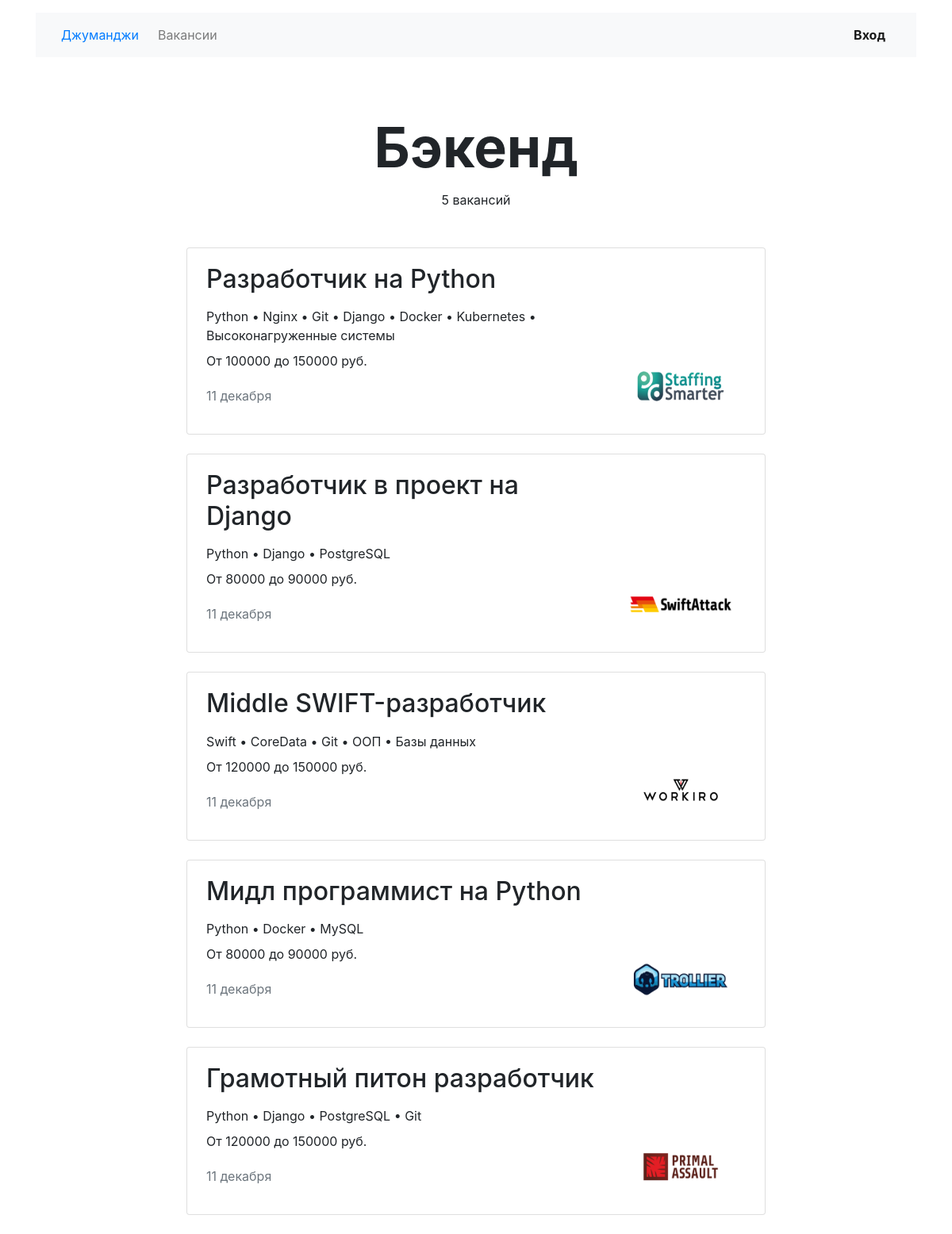
Page /vacancies/ on the committed database.
### vc/models.py (models this page shows)
class Vacancy(models.Model):
    id = models.AutoField(primary_key=True)
    title = models.CharField(max_length=60)
    specialty = models.ForeignKey(Specialty, on_delete=models.CASCADE, related_name='vacancies')
    company = models.ForeignKey(Company, on_delete=models.CASCADE, related_name='vacancies')
    skills = models.CharField(max_length=60)
    description = models.TextField()
    salary_min = models.PositiveIntegerField()
    salary_max = models.PositiveIntegerField()
    published_at = models.DateTimeField()

class Company(models.Model):
    id = models.AutoField(primary_key=True)
    location = models.CharField(max_length=60)
    title = models.CharField(max_length=60)
    logo = models.URLField(default='https://place-hold.it/100x60')
    description = models.TextField()
    employee_count = models.PositiveIntegerField()

### vc/views.py (the view)
# urls.py: path('vacancies/', VacanciesView.as_view()),
class VacanciesView(TemplateView):
    template_name = "vacancies.html"
    def get_context_data(self, **kwargs):
        context = super().get_context_data(**kwargs)
        context["vacancies"] = self._vacancies
        return context
    @property
    def _vacancies(self):
        return Vacancy.objects.all()

### vc/templatetags/filters.py (called while the page is built)
@register.filter
@stringfilter
def comma_to_dot(value):
    return value.replace(",", " • ")

### templates/vacancies.html
{% extends 'base.html' %}
{% block content %}
  <main class="container mt-3">
    <section>
      <h1 class="h1 text-center mx-auto mt-4 pt-5" style="font-size: 70px;"><strong>Бэкенд</strong></h1>
      <p class="text-center pt-1">{{ vacancies.count }} вакансий</p>
      <div class="row mt-5">
        {% load filters %}
        {% for vacancy in vacancies %}
        <div class="col-12 col-lg-8 offset-lg-2 m-auto">
          <div class="card mb-4">
            <div class="card-body px-4">
              <div class="row">
                <div class="col-12 col-md-8 col-lg-9">
                  <h2 class="h2 pb-2">{{ vacancy.title }}</h2>
                  <p class="mb-2">{{ vacancy.skills|comma_to_dot }}</p>
                  <p>От {{ vacancy.salary_min }} до {{ vacancy.salary_max }} руб.</p>
                  <p class="text-muted pt-1">{{ vacancy.published_at.day }} декабря</p>
                </div>
                <div class="col-12 col-md-4 col-lg-3 d-flex align-items-end">
                  <a href="/vacancies/{{ vacancy.id }}"><img src="/static/companies/{{ vacancy.company.logo }}" width="130" height="80" alt=""></a>
                </div>
              </div>
            </div>
          </div>
        </div>
        {% endfor %}
      </div>
    </section>
  </main>
{% endblock %}

### templates/base.html (shortened to what this page needs)
<!DOCTYPE html>
<html lang="ru">
<head>
  <link rel="stylesheet" href="https://stackpath.bootstrapcdn.com/bootstrap/4.3.1/css/bootstrap.min.css">
</head>
<body>
  <header class="container mt-3">
    <nav class="navbar navbar-expand-lg navbar-light bg-light">
      <a class="nav-link" href="/">Джуманджи</a>
      <div class="collapse navbar-collapse justify-content-between" id="navbarNav">
        <ul class="navbar-nav col-10">
          <li class="nav-item">
            <a class="nav-link" href="/vacancies/">Вакансии</a>
          </li>
        </ul>
        <ul class="navbar-nav col-2 justify-content-end">
          <li class="nav-item active">
            <a href="#" class="nav-link font-weight-bold">Вход</a>
          </li>
        </ul>
      </div>
    </nav>
  </header>
  {% block content %}
  {% endblock %}
</body>
</html>

### rows in the picture
Vacancy: title "Разработчик на Python", skills|comma_to_dot "Python • Nginx • Git • Django • Docker • Kubernetes • Высоконагруженные системы", salary_min "100000", salary_max "150000", published_at.day "11", company.logo (picture)
Vacancy: title "Разработчик в проект на Django", skills|comma_to_dot "Python • Django • PostgreSQL", salary_min "80000", salary_max "90000", published_at.day "11", company.logo (picture)
Vacancy: title "Middle SWIFT-разработчик", skills|comma_to_dot "Swift • CoreData • Git • ООП • Базы данных", salary_min "120000", salary_max "150000", published_at.day "11", company.logo (picture)
Vacancy: title "Мидл программист на Python", skills|comma_to_dot "Python • Docker • MySQL", salary_min "80000", salary_max "90000", published_at.day "11", company.logo (picture)
Vacancy: title "Грамотный питон разработчик", skills|comma_to_dot "Python • Django • PostgreSQL • Git", salary_min "120000", salary_max "150000", published_at.day "11", company.logo (picture)

### other values in the picture
{{ vacancies.count }} "5"
